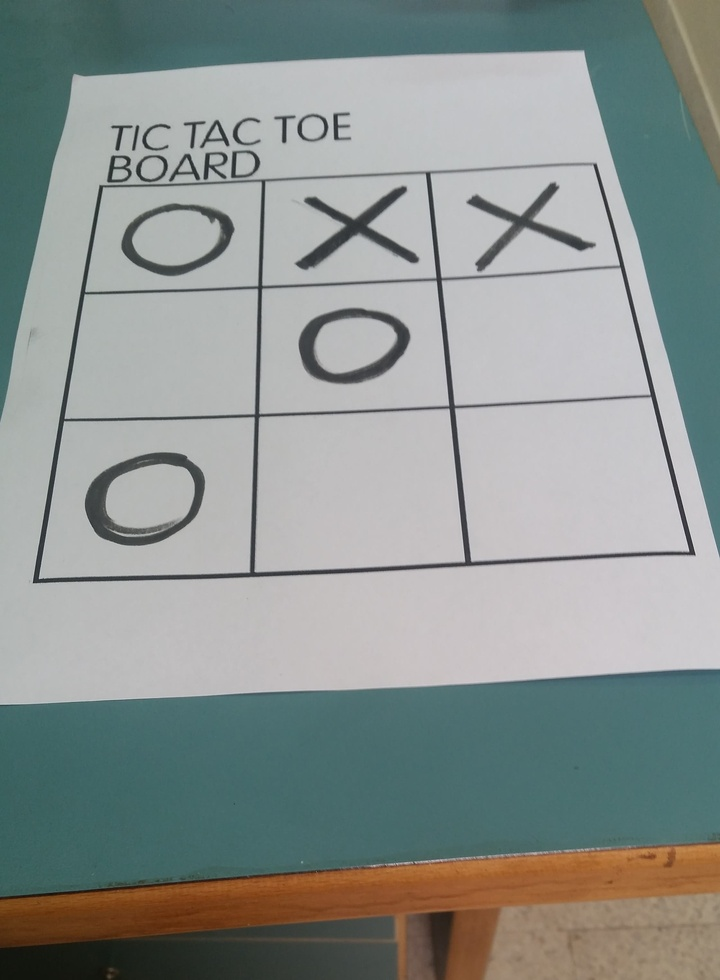
#> input picture SET-7/Test-slanted.jpg, 720 x 980 px, shrunk from 2240 x 3048 before the run, found by its file name
$ jupyter execute --allow-errors Q2_ivp_priyanka.ipynb
#> lines starting #> are read from the running program, lines starting #| are printed output that depends on the picture
[cell 1]
import cv2
import numpy as np
from matplotlib import pyplot as plt

[cell 2]
# Load the image
image = cv2.imread(r"/home/snucse/Test-slanted.jpg", 0)
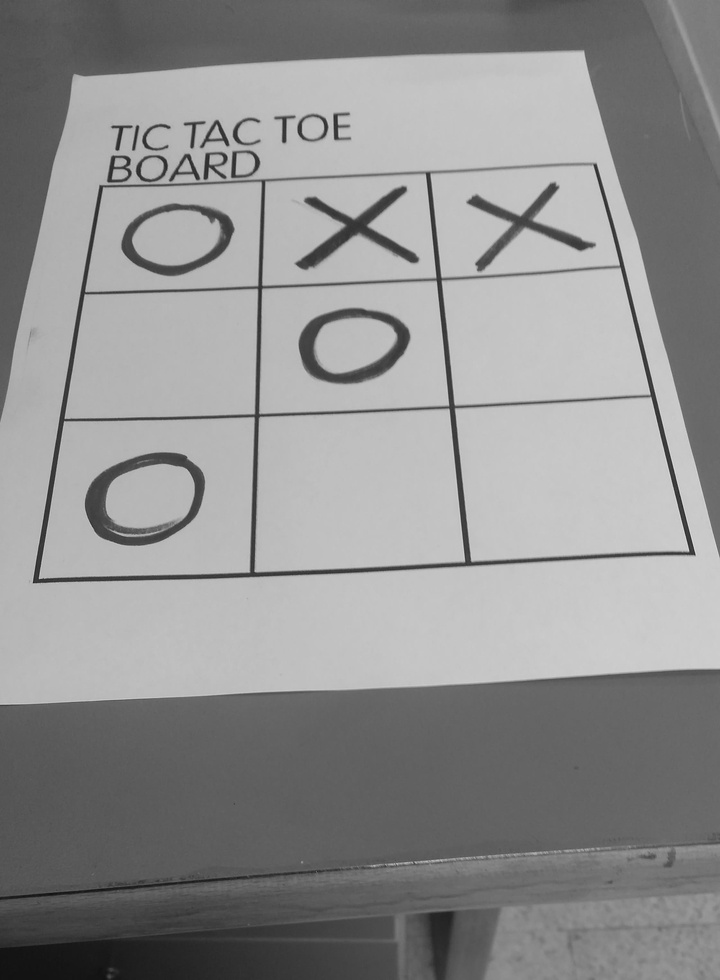
#> image: shape (980, 720); min 17, max 221, mean 144.1

## Q2. A) Filtering techniques to improve contrast; Gamma Transformation

[cell 3]
# Trying 4 gamma values.
for gamma in [0.5, 1.0, 1.5, 2.0]:
    # Apply gamma correction.
    gamma_corrected = np.array(255*(image / 255) ** gamma, dtype = 'uint8')

    # Save edited images.
    cv2.imwrite('gamma_transformed'+str(gamma)+'.jpg', gamma_corrected)
#> this loop made 4 passes
#> pass 1, `gamma_corrected = np.array(255*(image / 255) ** gamma, dtype = 'uint8')`:
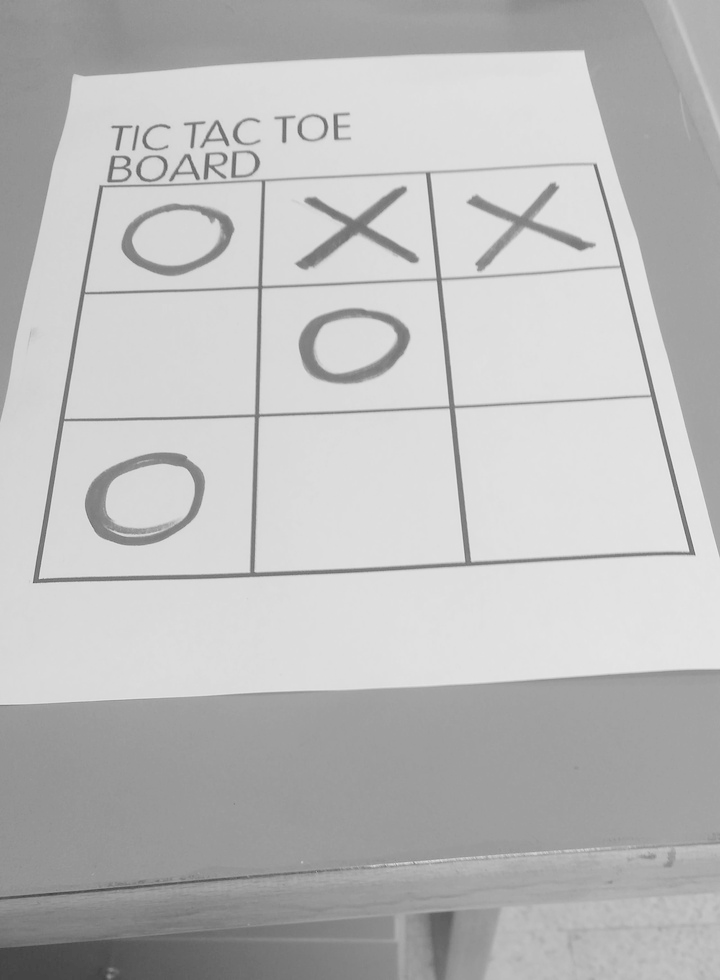
#> gamma_corrected: shape (980, 720); min 65, max 237, mean 187.9
#> pass 3, `gamma_corrected = np.array(255*(image / 255) ** gamma, dtype = 'uint8')`:
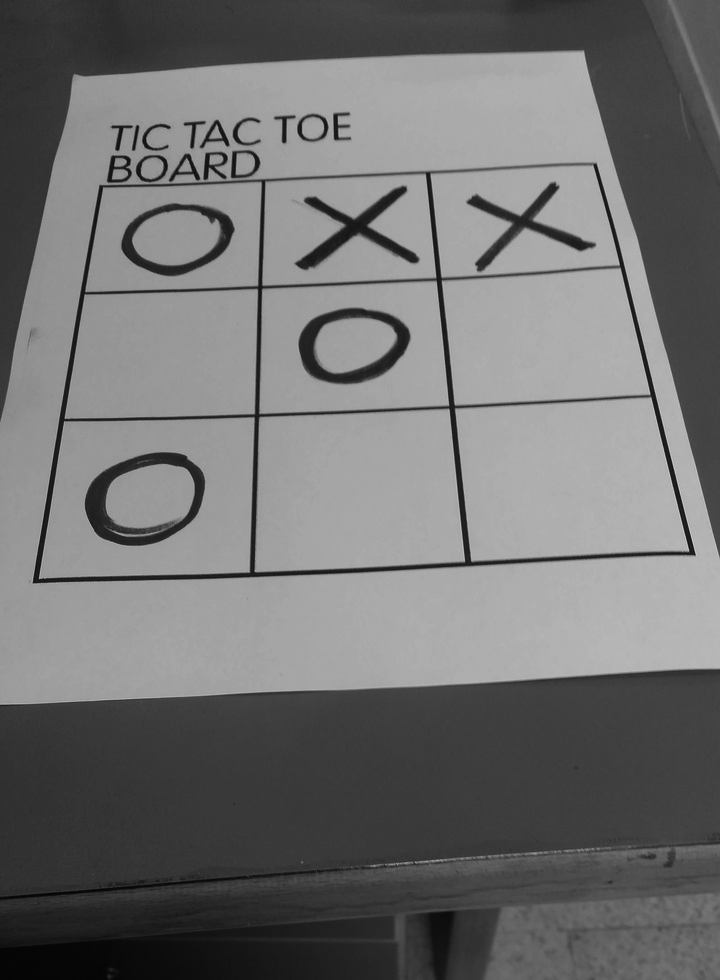
#> gamma_corrected: shape (980, 720); min 4, max 205, mean 112.9

## Q2. B) Generate and plot histogram of the original image

[cell 4]
hist, bins = np.histogram(image.flatten(), 256, [0, 256])
#> hist = 256 values, max 19783 at index 197, min 0 at index 0, mean 2756.2; bins = 257 values from 0 to 256

plt.plot(hist, color='black')
plt.xlabel('Pixel Intensity')
plt.ylabel('Frequency')
plt.title('Histogram of Original Image')
plt.show()
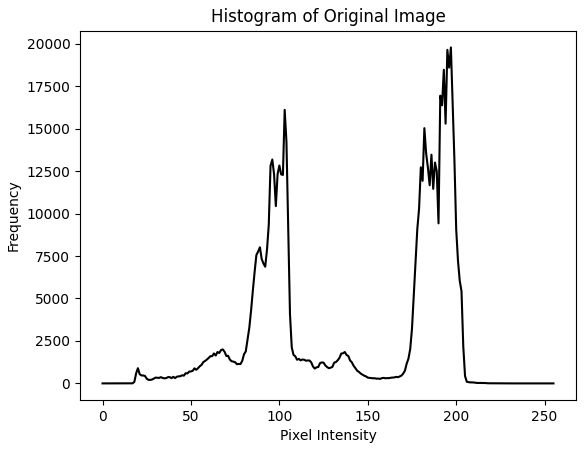
#> figure drawn by matplotlib, 1 panel; curve peaks at x = 197, y = 19783

## Q2. C) Apply Histogram Equalization and Matching

[cell 5]
# Histogram equalization to improve contrast
equalized_image = cv2.equalizeHist(image)
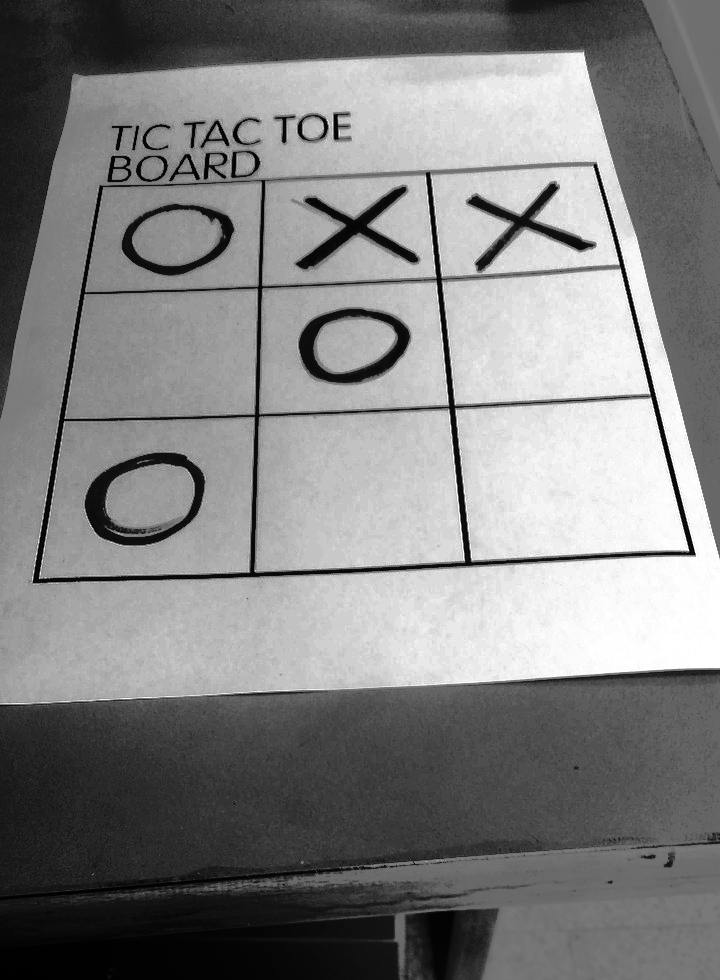
#> equalized_image: shape (980, 720); min 0, max 255, mean 129.4

[cell 6]
# Display the original and equalized images
plt.figure(figsize=(10, 5))

plt.subplot(1, 2, 1)
plt.imshow(image, cmap='gray')
plt.title('Original Image')
plt.axis('off')

plt.subplot(1, 2, 2)
plt.imshow(equalized_image, cmap='gray')
plt.title('Histogram Equalized Image')
plt.axis('off')

plt.tight_layout()
plt.show()

[cell 7]
def save_image(image, filename):
    cv2.imwrite(filename, image)

save_image(equalized_image,r"/home/snucse/equalized_image.jpg")

[cell 8]
# Histogram of equalized image
plt.figure(figsize=(10, 5))

plt.subplot(1, 2, 2)
#> (the rest of this cell did not finish here and is left out)

[cell 9]
# Apply histogram matching with the equalized image as the reference image

reference_image = cv2.imread(r"/home/snucse/equalized_image.jpg", 0)
#> reference_image: shape (980, 720); min 0, max 255, mean 129.4
matched_image = cv2.createCLAHE(clipLimit=2.0, tileGridSize=(8, 8)).apply(image, reference_image)
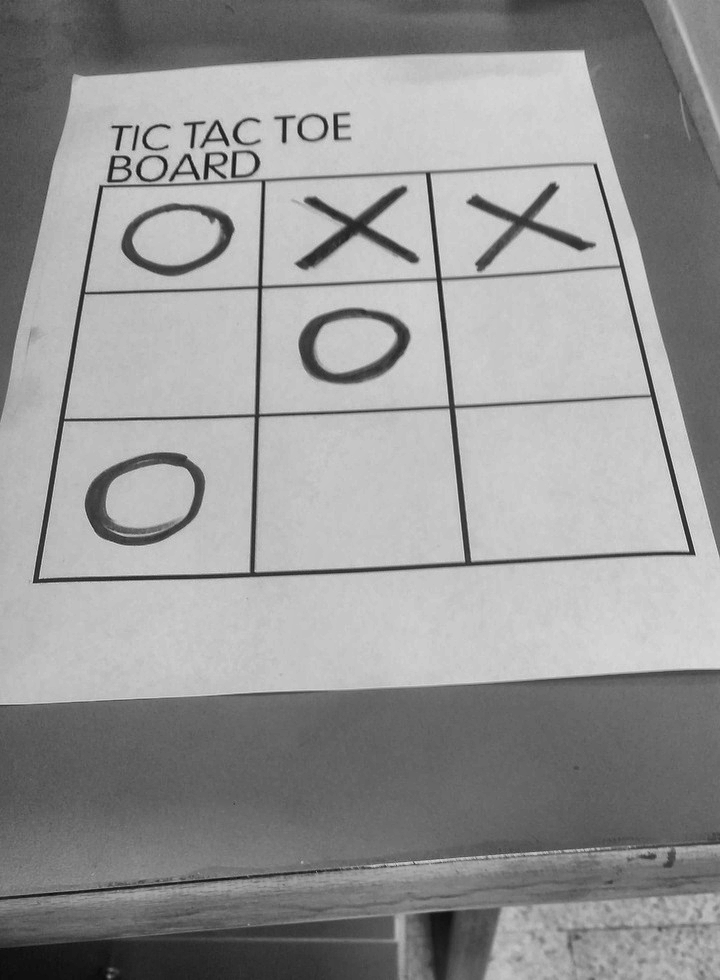
#> matched_image: shape (980, 720); min 10, max 229, mean 149.9

[cell 10]
# Generate and Plot histogram

matched_hist, _ = np.histogram(matched_image.flatten(), 256, [0, 256])
#> matched_hist = 256 values, max 22491 at index 200, min 0 at index 0, mean 2756.2

plt.plot(matched_hist, color='black')
plt.xlabel('Pixel Intensity')
plt.ylabel('Frequency')
plt.title('Histogram of Matched Image')
plt.show()
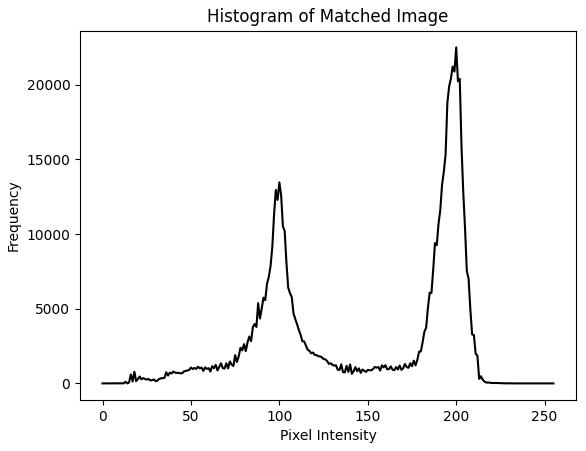
#> figure drawn by matplotlib, 1 panel; curve peaks at x = 200, y = 22491

$ run again, with SET-2/image.jpg copied over SET-7/Test-slanted.jpg
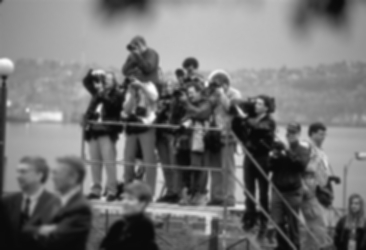
#> input picture SET-2/image.jpg, 366 x 250 px, found by its file name
#> image is the input picture: shape (250, 366); min 8, max 254, mean 114.9
#> hist = 256 values, max 1619 at index 10, min 0 at index 0, mean 357.4; bins = 257 values from 0 to 256
#> `matched_image = cv2.createCLAHE(clipLimit=2.0, tileGridSize=(8, 8)).ap..`:
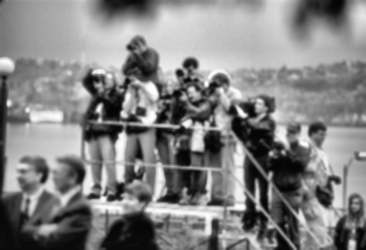
#> matched_image: shape (250, 366); min 2, max 255, mean 130.7
#> matched_hist = 256 values, max 903 at index 10, min 0 at index 0, mean 357.4
#> `plt.show()`:
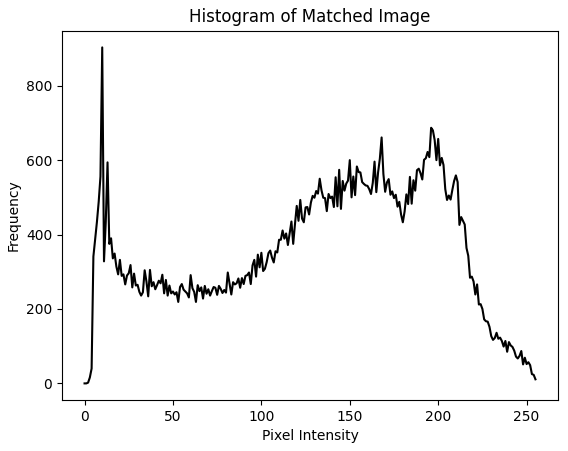
#> figure drawn by matplotlib, 1 panel; curve peaks at x = 10, y = 903

$ run again, with SET-3/image1004.jpg copied over SET-7/Test-slanted.jpg
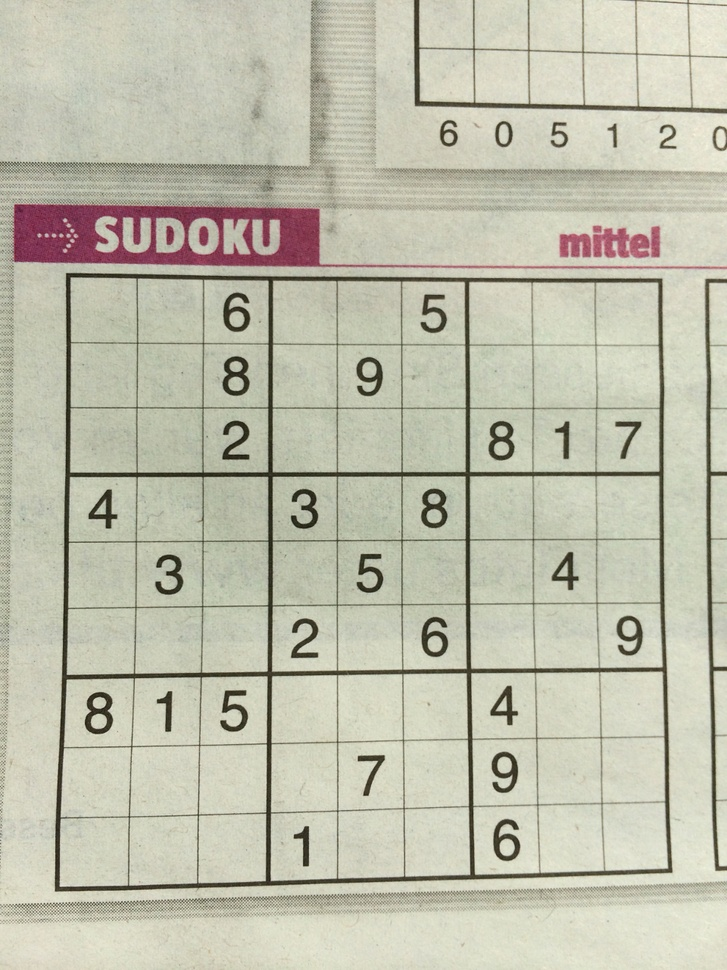
#> input picture SET-3/image1004.jpg, 727 x 970 px, shrunk from 960 x 1280 before the run, found by its file name
#> hist = 256 values, max 18880 at index 210, min 0 at index 0, mean 2754.6; bins = 257 values from 0 to 256
#> `matched_image = cv2.createCLAHE(clipLimit=2.0, tileGridSize=(8, 8)).ap..`:
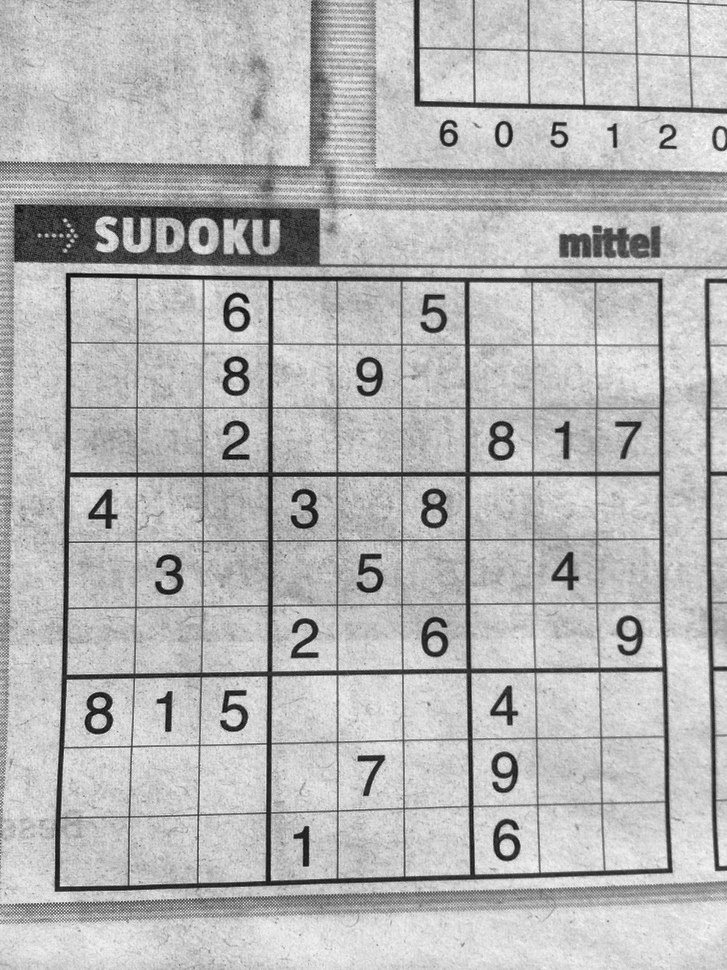
#> matched_image: shape (970, 727); min 12, max 249, mean 182.5
#> matched_hist = 256 values, max 14646 at index 206, min 0 at index 0, mean 2754.6
#> `plt.show()`:
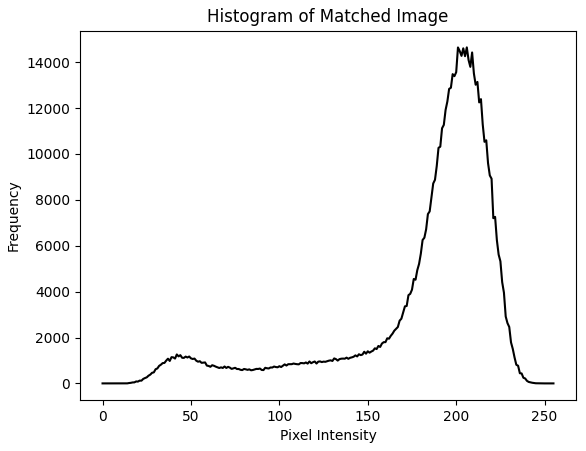
#> figure drawn by matplotlib, 1 panel; curve peaks at x = 206, y = 14646
